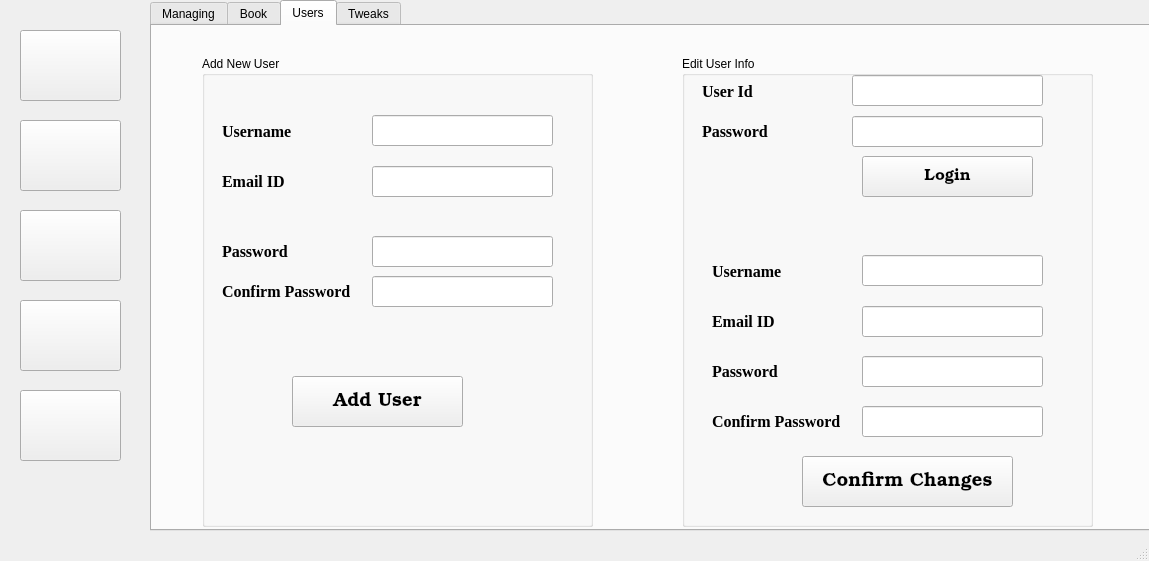
<?xml version="1.0" encoding="UTF-8"?>
<ui version="4.0">
 <class>MainWindow</class>
 <widget class="QMainWindow" name="MainWindow">
  <property name="geometry">
   <rect>
    <x>0</x>
    <y>0</y>
    <width>1149</width>
    <height>561</height>
   </rect>
  </property>
  <property name="windowTitle">
   <string>MainWindow</string>
  </property>
  <widget class="QWidget" name="centralwidget">
   <widget class="QPushButton" name="pushButton">
    <property name="geometry">
     <rect>
      <x>20</x>
      <y>30</y>
      <width>101</width>
      <height>71</height>
     </rect>
    </property>
    <property name="text">
     <string/>
    </property>
    <property name="icon">
     <iconset resource="icons.qrc">
      <normaloff>:/Icons/to-do-list.png</normaloff>:/Icons/to-do-list.png</iconset>
    </property>
    <property name="iconSize">
     <size>
      <width>60</width>
      <height>60</height>
     </size>
    </property>
   </widget>
   <widget class="QPushButton" name="pushButton_2">
    <property name="geometry">
     <rect>
      <x>20</x>
      <y>120</y>
      <width>101</width>
      <height>71</height>
     </rect>
    </property>
    <property name="text">
     <string/>
    </property>
    <property name="icon">
     <iconset resource="icons.qrc">
      <normaloff>:/Icons/books.png</normaloff>:/Icons/books.png</iconset>
    </property>
    <property name="iconSize">
     <size>
      <width>60</width>
      <height>60</height>
     </size>
    </property>
   </widget>
   <widget class="QPushButton" name="pushButton_3">
    <property name="geometry">
     <rect>
      <x>20</x>
      <y>210</y>
      <width>101</width>
      <height>71</height>
     </rect>
    </property>
    <property name="text">
     <string/>
    </property>
    <property name="icon">
     <iconset resource="icons.qrc">
      <normaloff>:/Icons/user-data.png</normaloff>:/Icons/user-data.png</iconset>
    </property>
    <property name="iconSize">
     <size>
      <width>60</width>
      <height>60</height>
     </size>
    </property>
   </widget>
   <widget class="QPushButton" name="pushButton_4">
    <property name="geometry">
     <rect>
      <x>20</x>
      <y>300</y>
      <width>101</width>
      <height>71</height>
     </rect>
    </property>
    <property name="text">
     <string/>
    </property>
    <property name="icon">
     <iconset resource="icons.qrc">
      <normaloff>:/Icons/settings.png</normaloff>:/Icons/settings.png</iconset>
    </property>
    <property name="iconSize">
     <size>
      <width>60</width>
      <height>60</height>
     </size>
    </property>
   </widget>
   <widget class="QPushButton" name="pushButton_5">
    <property name="geometry">
     <rect>
      <x>20</x>
      <y>390</y>
      <width>101</width>
      <height>71</height>
     </rect>
    </property>
    <property name="text">
     <string/>
    </property>
    <property name="icon">
     <iconset resource="icons.qrc">
      <normaloff>:/Icons/theme.png</normaloff>:/Icons/theme.png</iconset>
    </property>
    <property name="iconSize">
     <size>
      <width>60</width>
      <height>60</height>
     </size>
    </property>
   </widget>
   <widget class="QTabWidget" name="tabWidget">
    <property name="geometry">
     <rect>
      <x>150</x>
      <y>0</y>
      <width>1001</width>
      <height>531</height>
     </rect>
    </property>
    <property name="currentIndex">
     <number>2</number>
    </property>
    <widget class="QWidget" name="tab_4">
     <attribute name="title">
      <string>Managing</string>
     </attribute>
     <widget class="QTableWidget" name="tableWidget">
      <property name="geometry">
       <rect>
        <x>10</x>
        <y>111</y>
        <width>951</width>
        <height>381</height>
       </rect>
      </property>
      <column>
       <property name="text">
        <string>Book Code</string>
       </property>
      </column>
      <column>
       <property name="text">
        <string>Title</string>
       </property>
      </column>
      <column>
       <property name="text">
        <string>Author</string>
       </property>
      </column>
      <column>
       <property name="text">
        <string>Category</string>
       </property>
      </column>
      <column>
       <property name="text">
        <string>Price</string>
       </property>
      </column>
     </widget>
     <widget class="QPushButton" name="pushButton_6">
      <property name="geometry">
       <rect>
        <x>820</x>
        <y>40</y>
        <width>91</width>
        <height>41</height>
       </rect>
      </property>
      <property name="font">
       <font>
        <family>URW Bookman</family>
        <pointsize>11</pointsize>
       </font>
      </property>
      <property name="text">
       <string>Confirm</string>
      </property>
     </widget>
     <widget class="QLineEdit" name="lineEdit">
      <property name="geometry">
       <rect>
        <x>20</x>
        <y>40</y>
        <width>241</width>
        <height>41</height>
       </rect>
      </property>
      <property name="font">
       <font>
        <family>URW Bookman</family>
        <pointsize>14</pointsize>
       </font>
      </property>
      <property name="inputMask">
       <string/>
      </property>
      <property name="placeholderText">
       <string>Enter Title</string>
      </property>
     </widget>
     <widget class="QComboBox" name="comboBox">
      <property name="geometry">
       <rect>
        <x>380</x>
        <y>50</y>
        <width>91</width>
        <height>21</height>
       </rect>
      </property>
      <property name="font">
       <font>
        <family>Times New Roman</family>
        <pointsize>10</pointsize>
       </font>
      </property>
      <item>
       <property name="text">
        <string>Returning</string>
       </property>
      </item>
      <item>
       <property name="text">
        <string>Issuing</string>
       </property>
      </item>
     </widget>
     <widget class="QLabel" name="label">
      <property name="geometry">
       <rect>
        <x>330</x>
        <y>50</y>
        <width>51</width>
        <height>21</height>
       </rect>
      </property>
      <property name="font">
       <font>
        <family>URW Bookman</family>
        <pointsize>11</pointsize>
       </font>
      </property>
      <property name="lineWidth">
       <number>1</number>
      </property>
      <property name="text">
       <string>Type</string>
      </property>
     </widget>
     <widget class="QLabel" name="label_2">
      <property name="geometry">
       <rect>
        <x>530</x>
        <y>50</y>
        <width>111</width>
        <height>21</height>
       </rect>
      </property>
      <property name="font">
       <font>
        <family>URW Bookman</family>
        <pointsize>11</pointsize>
       </font>
      </property>
      <property name="text">
       <string>Days Of Issue</string>
      </property>
     </widget>
     <widget class="QComboBox" name="comboBox_2">
      <property name="geometry">
       <rect>
        <x>650</x>
        <y>50</y>
        <width>91</width>
        <height>22</height>
       </rect>
      </property>
      <property name="font">
       <font>
        <family>Times New Roman</family>
        <pointsize>10</pointsize>
       </font>
      </property>
      <item>
       <property name="text">
        <string>1 Week</string>
       </property>
      </item>
      <item>
       <property name="text">
        <string>2 Weeks</string>
       </property>
      </item>
      <item>
       <property name="text">
        <string>3 Weeks</string>
       </property>
      </item>
      <item>
       <property name="text">
        <string>4 Weeks</string>
       </property>
      </item>
     </widget>
    </widget>
    <widget class="QWidget" name="tab">
     <attribute name="title">
      <string>Book</string>
     </attribute>
     <widget class="QTabWidget" name="tabWidget_2">
      <property name="geometry">
       <rect>
        <x>0</x>
        <y>0</y>
        <width>1001</width>
        <height>511</height>
       </rect>
      </property>
      <property name="currentIndex">
       <number>0</number>
      </property>
      <widget class="QWidget" name="tab_5">
       <attribute name="title">
        <string>Add Book</string>
       </attribute>
       <widget class="QLineEdit" name="lineEdit_3">
        <property name="geometry">
         <rect>
          <x>180</x>
          <y>100</y>
          <width>301</width>
          <height>41</height>
         </rect>
        </property>
       </widget>
       <widget class="QPlainTextEdit" name="plainTextEdit">
        <property name="geometry">
         <rect>
          <x>30</x>
          <y>150</y>
          <width>451</width>
          <height>261</height>
         </rect>
        </property>
       </widget>
       <widget class="QPushButton" name="pushButton_7">
        <property name="geometry">
         <rect>
          <x>500</x>
          <y>430</y>
          <width>151</width>
          <height>41</height>
         </rect>
        </property>
        <property name="font">
         <font>
          <family>URW Bookman</family>
          <pointsize>16</pointsize>
         </font>
        </property>
        <property name="text">
         <string>Save</string>
        </property>
       </widget>
       <widget class="QLabel" name="label_3">
        <property name="geometry">
         <rect>
          <x>40</x>
          <y>100</y>
          <width>121</width>
          <height>41</height>
         </rect>
        </property>
        <property name="font">
         <font>
          <family>URW Bookman</family>
          <pointsize>14</pointsize>
         </font>
        </property>
        <property name="text">
         <string>Book Title</string>
        </property>
       </widget>
       <widget class="QLineEdit" name="lineEdit_4">
        <property name="geometry">
         <rect>
          <x>730</x>
          <y>110</y>
          <width>241</width>
          <height>31</height>
         </rect>
        </property>
       </widget>
       <widget class="QComboBox" name="comboBox_3">
        <property name="geometry">
         <rect>
          <x>730</x>
          <y>160</y>
          <width>241</width>
          <height>22</height>
         </rect>
        </property>
       </widget>
       <widget class="QComboBox" name="comboBox_4">
        <property name="geometry">
         <rect>
          <x>730</x>
          <y>210</y>
          <width>241</width>
          <height>22</height>
         </rect>
        </property>
       </widget>
       <widget class="QLineEdit" name="lineEdit_5">
        <property name="geometry">
         <rect>
          <x>730</x>
          <y>320</y>
          <width>241</width>
          <height>31</height>
         </rect>
        </property>
       </widget>
       <widget class="QComboBox" name="comboBox_5">
        <property name="geometry">
         <rect>
          <x>730</x>
          <y>260</y>
          <width>241</width>
          <height>22</height>
         </rect>
        </property>
       </widget>
       <widget class="QLabel" name="label_4">
        <property name="geometry">
         <rect>
          <x>610</x>
          <y>110</y>
          <width>121</width>
          <height>31</height>
         </rect>
        </property>
        <property name="font">
         <font>
          <family>URW Bookman</family>
          <pointsize>14</pointsize>
         </font>
        </property>
        <property name="text">
         <string>Book Title</string>
        </property>
       </widget>
       <widget class="QLabel" name="label_5">
        <property name="geometry">
         <rect>
          <x>610</x>
          <y>160</y>
          <width>121</width>
          <height>21</height>
         </rect>
        </property>
        <property name="font">
         <font>
          <family>URW Bookman</family>
          <pointsize>14</pointsize>
         </font>
        </property>
        <property name="text">
         <string>Category</string>
        </property>
       </widget>
       <widget class="QLabel" name="label_6">
        <property name="geometry">
         <rect>
          <x>610</x>
          <y>210</y>
          <width>121</width>
          <height>21</height>
         </rect>
        </property>
        <property name="font">
         <font>
          <family>URW Bookman</family>
          <pointsize>14</pointsize>
         </font>
        </property>
        <property name="text">
         <string>Author</string>
        </property>
       </widget>
       <widget class="QLabel" name="label_7">
        <property name="geometry">
         <rect>
          <x>610</x>
          <y>260</y>
          <width>121</width>
          <height>21</height>
         </rect>
        </property>
        <property name="font">
         <font>
          <family>URW Bookman</family>
          <pointsize>14</pointsize>
         </font>
        </property>
        <property name="text">
         <string>Publisher</string>
        </property>
       </widget>
       <widget class="QLabel" name="label_8">
        <property name="geometry">
         <rect>
          <x>610</x>
          <y>320</y>
          <width>121</width>
          <height>31</height>
         </rect>
        </property>
        <property name="font">
         <font>
          <family>URW Bookman</family>
          <pointsize>14</pointsize>
         </font>
        </property>
        <property name="text">
         <string>Book Price</string>
        </property>
       </widget>
      </widget>
      <widget class="QWidget" name="tab_6">
       <attribute name="title">
        <string>Book Data</string>
       </attribute>
       <widget class="QPlainTextEdit" name="plainTextEdit_2">
        <property name="geometry">
         <rect>
          <x>30</x>
          <y>150</y>
          <width>451</width>
          <height>261</height>
         </rect>
        </property>
       </widget>
       <widget class="QPushButton" name="pushButton_8">
        <property name="geometry">
         <rect>
          <x>620</x>
          <y>430</y>
          <width>151</width>
          <height>41</height>
         </rect>
        </property>
        <property name="font">
         <font>
          <family>URW Bookman</family>
          <pointsize>16</pointsize>
         </font>
        </property>
        <property name="text">
         <string>Confirm</string>
        </property>
       </widget>
       <widget class="QLineEdit" name="lineEdit_6">
        <property name="geometry">
         <rect>
          <x>180</x>
          <y>100</y>
          <width>301</width>
          <height>41</height>
         </rect>
        </property>
       </widget>
       <widget class="QLabel" name="label_13">
        <property name="geometry">
         <rect>
          <x>40</x>
          <y>100</y>
          <width>121</width>
          <height>41</height>
         </rect>
        </property>
        <property name="font">
         <font>
          <family>URW Bookman</family>
          <pointsize>14</pointsize>
         </font>
        </property>
        <property name="text">
         <string>Book Title</string>
        </property>
       </widget>
       <widget class="QLabel" name="label_14">
        <property name="geometry">
         <rect>
          <x>40</x>
          <y>30</y>
          <width>131</width>
          <height>41</height>
         </rect>
        </property>
        <property name="font">
         <font>
          <family>URW Bookman</family>
          <pointsize>14</pointsize>
         </font>
        </property>
        <property name="text">
         <string>Book Search</string>
        </property>
       </widget>
       <widget class="QLineEdit" name="lineEdit_7">
        <property name="geometry">
         <rect>
          <x>180</x>
          <y>30</y>
          <width>301</width>
          <height>41</height>
         </rect>
        </property>
       </widget>
       <widget class="QPushButton" name="pushButton_9">
        <property name="geometry">
         <rect>
          <x>660</x>
          <y>30</y>
          <width>181</width>
          <height>41</height>
         </rect>
        </property>
        <property name="font">
         <font>
          <family>URW Bookman</family>
          <pointsize>12</pointsize>
         </font>
        </property>
        <property name="text">
         <string>Search</string>
        </property>
       </widget>
       <widget class="QPushButton" name="pushButton_10">
        <property name="geometry">
         <rect>
          <x>190</x>
          <y>430</y>
          <width>151</width>
          <height>41</height>
         </rect>
        </property>
        <property name="font">
         <font>
          <family>URW Bookman</family>
          <pointsize>16</pointsize>
         </font>
        </property>
        <property name="text">
         <string>Delete</string>
        </property>
       </widget>
       <widget class="QComboBox" name="comboBox_6">
        <property name="geometry">
         <rect>
          <x>720</x>
          <y>210</y>
          <width>241</width>
          <height>22</height>
         </rect>
        </property>
       </widget>
       <widget class="QLabel" name="label_9">
        <property name="geometry">
         <rect>
          <x>600</x>
          <y>260</y>
          <width>121</width>
          <height>21</height>
         </rect>
        </property>
        <property name="font">
         <font>
          <family>URW Bookman</family>
          <pointsize>14</pointsize>
         </font>
        </property>
        <property name="text">
         <string>Author</string>
        </property>
       </widget>
       <widget class="QLabel" name="label_10">
        <property name="geometry">
         <rect>
          <x>600</x>
          <y>160</y>
          <width>121</width>
          <height>31</height>
         </rect>
        </property>
        <property name="font">
         <font>
          <family>URW Bookman</family>
          <pointsize>14</pointsize>
         </font>
        </property>
        <property name="text">
         <string>Book Title</string>
        </property>
       </widget>
       <widget class="QLabel" name="label_11">
        <property name="geometry">
         <rect>
          <x>600</x>
          <y>370</y>
          <width>121</width>
          <height>31</height>
         </rect>
        </property>
        <property name="font">
         <font>
          <family>URW Bookman</family>
          <pointsize>14</pointsize>
         </font>
        </property>
        <property name="text">
         <string>Book Price</string>
        </property>
       </widget>
       <widget class="QComboBox" name="comboBox_7">
        <property name="geometry">
         <rect>
          <x>720</x>
          <y>310</y>
          <width>241</width>
          <height>22</height>
         </rect>
        </property>
       </widget>
       <widget class="QLineEdit" name="lineEdit_8">
        <property name="geometry">
         <rect>
          <x>720</x>
          <y>370</y>
          <width>241</width>
          <height>31</height>
         </rect>
        </property>
       </widget>
       <widget class="QLabel" name="label_12">
        <property name="geometry">
         <rect>
          <x>600</x>
          <y>310</y>
          <width>121</width>
          <height>21</height>
         </rect>
        </property>
        <property name="font">
         <font>
          <family>URW Bookman</family>
          <pointsize>14</pointsize>
         </font>
        </property>
        <property name="text">
         <string>Publisher</string>
        </property>
       </widget>
       <widget class="QLabel" name="label_15">
        <property name="geometry">
         <rect>
          <x>600</x>
          <y>210</y>
          <width>121</width>
          <height>21</height>
         </rect>
        </property>
        <property name="font">
         <font>
          <family>URW Bookman</family>
          <pointsize>14</pointsize>
         </font>
        </property>
        <property name="text">
         <string>Category</string>
        </property>
       </widget>
       <widget class="QLineEdit" name="lineEdit_9">
        <property name="geometry">
         <rect>
          <x>720</x>
          <y>160</y>
          <width>241</width>
          <height>31</height>
         </rect>
        </property>
       </widget>
       <widget class="QComboBox" name="comboBox_8">
        <property name="geometry">
         <rect>
          <x>720</x>
          <y>260</y>
          <width>241</width>
          <height>22</height>
         </rect>
        </property>
       </widget>
      </widget>
     </widget>
    </widget>
    <widget class="QWidget" name="tab_2">
     <attribute name="title">
      <string>Users</string>
     </attribute>
     <widget class="QGroupBox" name="groupBox">
      <property name="geometry">
       <rect>
        <x>50</x>
        <y>30</y>
        <width>391</width>
        <height>471</height>
       </rect>
      </property>
      <property name="title">
       <string>Add New User</string>
      </property>
      <widget class="QLabel" name="label_16">
       <property name="geometry">
        <rect>
         <x>20</x>
         <y>60</y>
         <width>91</width>
         <height>31</height>
        </rect>
       </property>
       <property name="font">
        <font>
         <family>Times New Roman</family>
         <pointsize>12</pointsize>
         <weight>75</weight>
         <bold>true</bold>
        </font>
       </property>
       <property name="text">
        <string>Username</string>
       </property>
      </widget>
      <widget class="QLabel" name="label_17">
       <property name="geometry">
        <rect>
         <x>20</x>
         <y>180</y>
         <width>81</width>
         <height>31</height>
        </rect>
       </property>
       <property name="font">
        <font>
         <family>Times New Roman</family>
         <pointsize>12</pointsize>
         <weight>75</weight>
         <bold>true</bold>
        </font>
       </property>
       <property name="text">
        <string>Password</string>
       </property>
      </widget>
      <widget class="QLabel" name="label_18">
       <property name="geometry">
        <rect>
         <x>20</x>
         <y>220</y>
         <width>131</width>
         <height>31</height>
        </rect>
       </property>
       <property name="font">
        <font>
         <family>Times New Roman</family>
         <pointsize>12</pointsize>
         <weight>75</weight>
         <bold>true</bold>
        </font>
       </property>
       <property name="text">
        <string>Confirm Password</string>
       </property>
      </widget>
      <widget class="QLabel" name="label_19">
       <property name="geometry">
        <rect>
         <x>20</x>
         <y>110</y>
         <width>91</width>
         <height>31</height>
        </rect>
       </property>
       <property name="font">
        <font>
         <family>Times New Roman</family>
         <pointsize>12</pointsize>
         <weight>75</weight>
         <bold>true</bold>
        </font>
       </property>
       <property name="text">
        <string>Email ID</string>
       </property>
      </widget>
      <widget class="QLineEdit" name="lineEdit_2">
       <property name="geometry">
        <rect>
         <x>170</x>
         <y>59</y>
         <width>181</width>
         <height>31</height>
        </rect>
       </property>
      </widget>
      <widget class="QLineEdit" name="lineEdit_10">
       <property name="geometry">
        <rect>
         <x>170</x>
         <y>110</y>
         <width>181</width>
         <height>31</height>
        </rect>
       </property>
      </widget>
      <widget class="QLineEdit" name="lineEdit_11">
       <property name="geometry">
        <rect>
         <x>170</x>
         <y>180</y>
         <width>181</width>
         <height>31</height>
        </rect>
       </property>
       <property name="echoMode">
        <enum>QLineEdit::Password</enum>
       </property>
      </widget>
      <widget class="QLineEdit" name="lineEdit_12">
       <property name="geometry">
        <rect>
         <x>170</x>
         <y>220</y>
         <width>181</width>
         <height>31</height>
        </rect>
       </property>
       <property name="echoMode">
        <enum>QLineEdit::Password</enum>
       </property>
      </widget>
      <widget class="QPushButton" name="pushButton_11">
       <property name="geometry">
        <rect>
         <x>90</x>
         <y>320</y>
         <width>171</width>
         <height>51</height>
        </rect>
       </property>
       <property name="font">
        <font>
         <family>URW Bookman</family>
         <pointsize>14</pointsize>
        </font>
       </property>
       <property name="text">
        <string>Add User</string>
       </property>
      </widget>
     </widget>
     <widget class="QGroupBox" name="groupBox_2">
      <property name="geometry">
       <rect>
        <x>530</x>
        <y>30</y>
        <width>411</width>
        <height>471</height>
       </rect>
      </property>
      <property name="title">
       <string>Edit User Info</string>
      </property>
      <widget class="QLabel" name="label_20">
       <property name="geometry">
        <rect>
         <x>20</x>
         <y>60</y>
         <width>81</width>
         <height>31</height>
        </rect>
       </property>
       <property name="font">
        <font>
         <family>Times New Roman</family>
         <pointsize>12</pointsize>
         <weight>75</weight>
         <bold>true</bold>
        </font>
       </property>
       <property name="text">
        <string>Password</string>
       </property>
      </widget>
      <widget class="QLabel" name="label_21">
       <property name="geometry">
        <rect>
         <x>20</x>
         <y>20</y>
         <width>91</width>
         <height>31</height>
        </rect>
       </property>
       <property name="font">
        <font>
         <family>Times New Roman</family>
         <pointsize>12</pointsize>
         <weight>75</weight>
         <bold>true</bold>
        </font>
       </property>
       <property name="text">
        <string>User Id</string>
       </property>
      </widget>
      <widget class="QLineEdit" name="lineEdit_13">
       <property name="geometry">
        <rect>
         <x>170</x>
         <y>19</y>
         <width>191</width>
         <height>31</height>
        </rect>
       </property>
      </widget>
      <widget class="QLineEdit" name="lineEdit_14">
       <property name="geometry">
        <rect>
         <x>170</x>
         <y>60</y>
         <width>191</width>
         <height>31</height>
        </rect>
       </property>
       <property name="echoMode">
        <enum>QLineEdit::Password</enum>
       </property>
      </widget>
      <widget class="QPushButton" name="pushButton_12">
       <property name="geometry">
        <rect>
         <x>180</x>
         <y>100</y>
         <width>171</width>
         <height>41</height>
        </rect>
       </property>
       <property name="font">
        <font>
         <family>URW Bookman</family>
         <pointsize>12</pointsize>
        </font>
       </property>
       <property name="text">
        <string>Login</string>
       </property>
      </widget>
      <widget class="QLabel" name="label_22">
       <property name="geometry">
        <rect>
         <x>30</x>
         <y>350</y>
         <width>131</width>
         <height>31</height>
        </rect>
       </property>
       <property name="font">
        <font>
         <family>Times New Roman</family>
         <pointsize>12</pointsize>
         <weight>75</weight>
         <bold>true</bold>
        </font>
       </property>
       <property name="text">
        <string>Confirm Password</string>
       </property>
      </widget>
      <widget class="QLabel" name="label_23">
       <property name="geometry">
        <rect>
         <x>30</x>
         <y>300</y>
         <width>81</width>
         <height>31</height>
        </rect>
       </property>
       <property name="font">
        <font>
         <family>Times New Roman</family>
         <pointsize>12</pointsize>
         <weight>75</weight>
         <bold>true</bold>
        </font>
       </property>
       <property name="text">
        <string>Password</string>
       </property>
      </widget>
      <widget class="QLabel" name="label_24">
       <property name="geometry">
        <rect>
         <x>30</x>
         <y>200</y>
         <width>91</width>
         <height>31</height>
        </rect>
       </property>
       <property name="font">
        <font>
         <family>Times New Roman</family>
         <pointsize>12</pointsize>
         <weight>75</weight>
         <bold>true</bold>
        </font>
       </property>
       <property name="text">
        <string>Username</string>
       </property>
      </widget>
      <widget class="QLineEdit" name="lineEdit_15">
       <property name="geometry">
        <rect>
         <x>180</x>
         <y>199</y>
         <width>181</width>
         <height>31</height>
        </rect>
       </property>
      </widget>
      <widget class="QLineEdit" name="lineEdit_16">
       <property name="geometry">
        <rect>
         <x>180</x>
         <y>250</y>
         <width>181</width>
         <height>31</height>
        </rect>
       </property>
      </widget>
      <widget class="QLineEdit" name="lineEdit_17">
       <property name="geometry">
        <rect>
         <x>180</x>
         <y>300</y>
         <width>181</width>
         <height>31</height>
        </rect>
       </property>
       <property name="echoMode">
        <enum>QLineEdit::Password</enum>
       </property>
      </widget>
      <widget class="QLabel" name="label_25">
       <property name="geometry">
        <rect>
         <x>30</x>
         <y>250</y>
         <width>91</width>
         <height>31</height>
        </rect>
       </property>
       <property name="font">
        <font>
         <family>Times New Roman</family>
         <pointsize>12</pointsize>
         <weight>75</weight>
         <bold>true</bold>
        </font>
       </property>
       <property name="text">
        <string>Email ID</string>
       </property>
      </widget>
      <widget class="QLineEdit" name="lineEdit_18">
       <property name="geometry">
        <rect>
         <x>180</x>
         <y>350</y>
         <width>181</width>
         <height>31</height>
        </rect>
       </property>
       <property name="echoMode">
        <enum>QLineEdit::Password</enum>
       </property>
      </widget>
      <widget class="QPushButton" name="pushButton_13">
       <property name="geometry">
        <rect>
         <x>120</x>
         <y>400</y>
         <width>211</width>
         <height>51</height>
        </rect>
       </property>
       <property name="font">
        <font>
         <family>URW Bookman</family>
         <pointsize>14</pointsize>
        </font>
       </property>
       <property name="text">
        <string>Confirm Changes</string>
       </property>
      </widget>
     </widget>
    </widget>
    <widget class="QWidget" name="tab_3">
     <attribute name="title">
      <string>Tweaks</string>
     </attribute>
    </widget>
   </widget>
  </widget>
  <widget class="QMenuBar" name="menubar">
   <property name="geometry">
    <rect>
     <x>0</x>
     <y>0</y>
     <width>1149</width>
     <height>18</height>
    </rect>
   </property>
  </widget>
  <widget class="QStatusBar" name="statusbar"/>
 </widget>
 <resources>
  <include location="icons.qrc"/>
 </resources>
 <connections/>
</ui>
